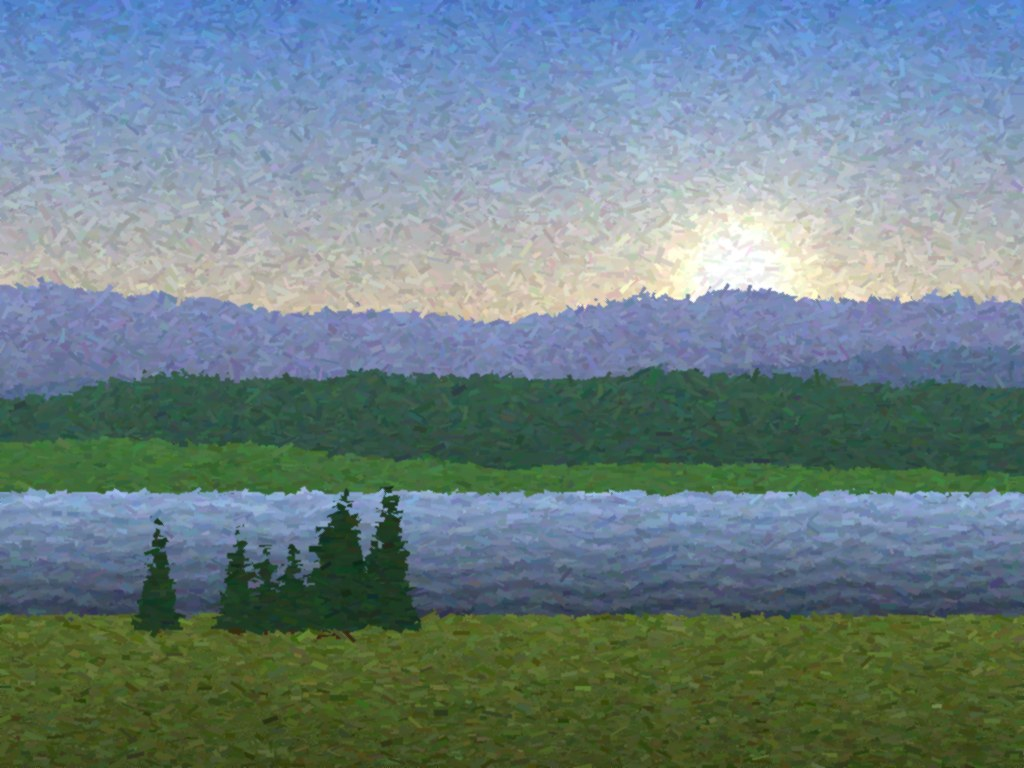
#> input picture examples/images/landscape.jpg, 1024 x 768 px; its folder holds only this picture in this run
$ python -i asset_gates.py   (imports and definitions only)
#> lines starting #> are read from the running program, lines starting #| are printed output that depends on the picture
### src/hifipushie/moved.py
"""Where a name went when its module was split (C427).

Scripts outside the repo (every round's working scripts, the export scripts) call the package by module name:
hair.export_hair, blockin.step, likeness.render. A split moves functions and classes to the family's other modules
(constants stay where they were: C422), and such a script then failed with a bare AttributeError. So:

  refuse(base, modules)    the module-level __getattr__ a split module installs: the AttributeError for a name that
                           moved names the module that holds it now, and the fix
  repoint(path, write)     a script's `module.NAME` uses and `from hifipushie.module import NAME` pointed at the
                           modules that hold the names now: bin/repoint <script.py> ... [--write]

A family is a module that installs the refusal (tests/test_moved.py: every module with a MODULES tuple does).
Standard library only, and nothing of the package: every split module imports this one."""
from __future__ import annotations

import ast
import sys
from pathlib import Path

SRC = Path(__file__).parent
PKG = "hifipushie"
_TOP: dict = {}


# [26 lines left out: functions _names, where, not called in this run]


def refuse(base: str, modules):
    """The __getattr__ of a split module: `__getattr__ = moved.refuse(__name__, MODULES)`."""
    short = base.rsplit(".", 1)[-1]
    mods = tuple(modules)

    # [7 lines left out: function __getattr__, not called in this run]
    return __getattr__


# [152 lines left out: functions families, files, _bound_otherwise, repoint, main, not called in this run]


# [2 lines that do not run on import are left out]

### src/hifipushie/validated.py
"""Known-answer self-tests for the measures that drive gates (docs/notes/gates.md "MEASURE FIRST, AND VALIDATE THE
MEASURE", 2026-10-19): before a measure drives a change it must reproduce a known-good case (the reference against
itself) and find a planted fault. Wasted rounds came from unvalidated measures: uvs read upside down, AgX vs PBR
Neutral compared, a half-sided preview, a photo mask dropping highlights.

A measure carries its self-test with the decorator:

    def _selftest_foo():            # raises AssertionError when the measure is wrong
        assert foo(same, same) == 0 and foo(ref, planted_fault) > 0.4

    @validated.known_answer(_selftest_foo)
    def foo(a, b): ...

GATE_MEASURES lists every measure a gate (an export WARNING / refusal, a checklist row) reads; tests/test_codified.py
fails when one of them has no self-test or its self-test fails. A new gate measure goes on the list WITH its test.
"""
from __future__ import annotations

import importlib
from typing import Callable

SELFTESTS: dict[str, Callable[[], None]] = {}

# module.function of every measure a gate reads (see the module docstring)
GATE_MEASURES = (
    "hifipushie.hair_checks.compare",          # hair.check_tiers: missing / value / sat / stamps / straight WARNINGs
    "hifipushie.hair_checks.colour",
    "hifipushie.hair_checks.stamps",
    "hifipushie.hair_checks.straight_share",
    "hifipushie.asset_budget.hair_budget",     # the export's hair-card budget refusal
    "hifipushie.asset_budget.budget_check",    # the export's per-part budget lines
    "hifipushie.asset_gates.face_light_check",  # the export's shipped-vs-approved lid / forehead WARNINGs
    "hifipushie.cloth_check.seams",            # the pattern checklist's seam ease / notch rows
    "hifipushie.pattern_form.placement_error",  # the dress form's neck point on the body's HPS (pattern stage)
    "hifipushie.cloth_check.neckline_standoff_mm",  # the pattern gate's neckline row (cloth_check.pattern_gate)
    "hifipushie.garment_game.pierce_faces",    # game garment: under-layer faces crossing the cover, per LOD + pose
    "hifipushie.pattern_form.gorge_lie",       # the form gate's gorge_lie row (collar end on the lapel, fit round 17)
)


def known_answer(test: Callable[[], None]):
    """Attach a known-answer self-test to a measure (registered as module.qualname)."""
    def deco(fn):
        SELFTESTS[f"{fn.__module__}.{fn.__qualname__}"] = test
        fn.selftest = test
        return fn
    return deco


def _resolve(name: str):
    mod, _, attr = name.rpartition(".")
    return getattr(importlib.import_module(mod), attr)


# [24 lines left out: functions missing, run, not called in this run]

### src/hifipushie/asset_gates.py
"""Gates at the export: cloth decimation, the approved head, the face's light, fold form, the default hair tier. Part of the game-ready export (asset.py has the overview)."""
from __future__ import annotations

import json
from pathlib import Path

import numpy as np
from PIL import Image

from . import asset
from . import validated

# [55 lines left out: functions decimate_cloth, approved_head, not called in this run]


def _lstar(a: np.ndarray) -> np.ndarray:
    c = np.asarray(a, float)[..., :3] / 255.0
    c = np.where(c > 0.04045, ((c + 0.055) / 1.055) ** 2.4, c / 12.92)
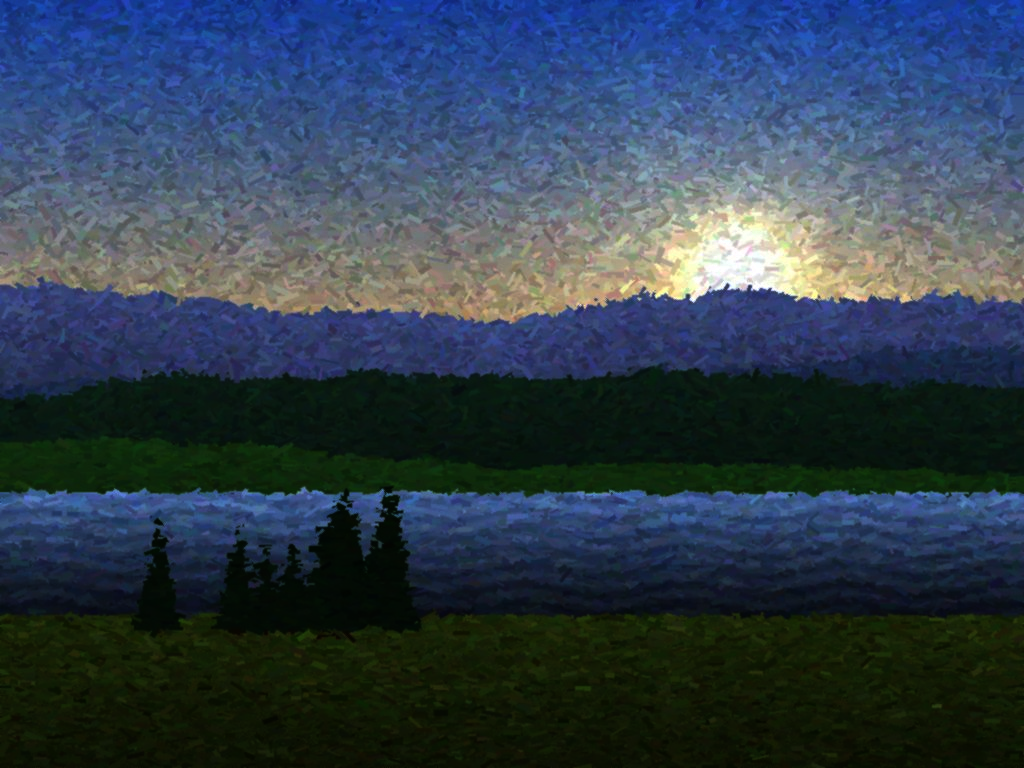
#> c: shape (768, 1024, 3) float64; mean R, G, B 0.191, 0.248, 0.308
    Y = c @ np.array([0.2126, 0.7152, 0.0722])
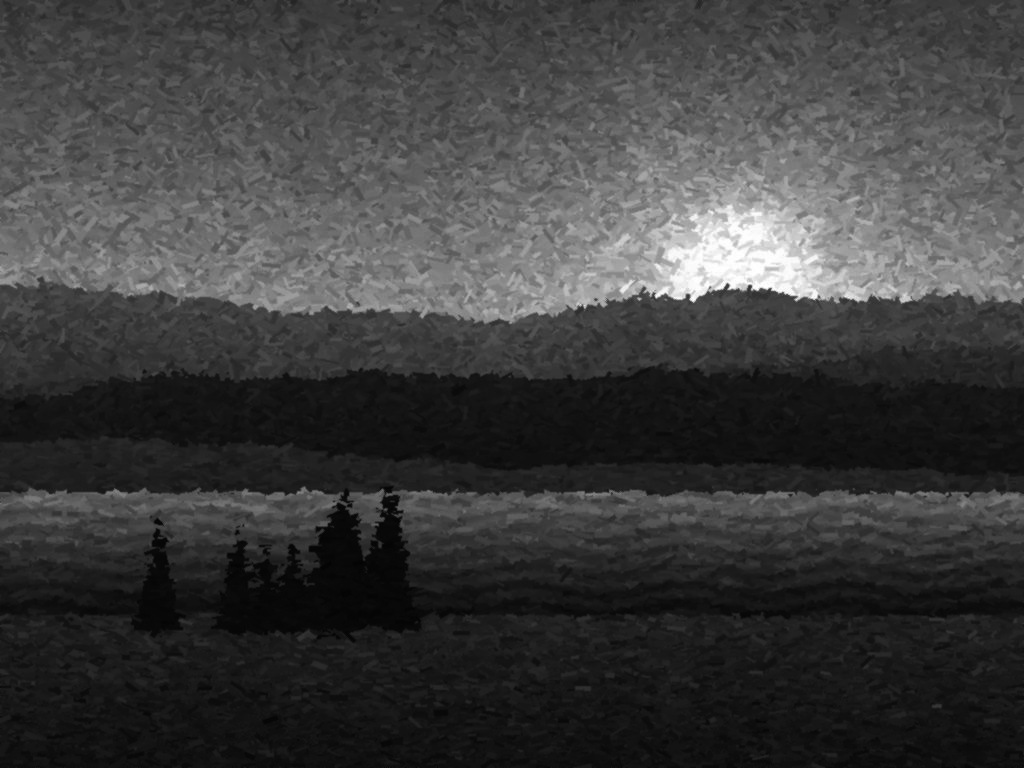
#> Y: shape (768, 1024) float64; min 0.0147, max 1, mean 0.24
    return np.where(Y > 0.008856, 116 * np.cbrt(Y) - 16, 903.3 * Y)


def face_light(img, eyes=None) -> dict:
    """(Garrett s10, coordinator) lightness of a FRONT eyes render (the eyes in the middle band, brows and cheeks in
    frame): the upper-lid band and the under-eye band against the cheek (L* differences, both eyes averaged) and the
    forehead's fine texture (std of L* minus its blur at 1/25 of the eye distance: grooves / wrinkles). Eyes are the
    darkest blurred point in each half between 40 and 75% of the height (the pupils), or given (px). Regions are boxes
    in eye-distance units d: lid -0.15..-0.07 d above the pupil, under +0.08..+0.2 d, cheek +0.3..+0.42 d (each
    +-0.15 d wide), forehead -0.85..-0.6 d, +-0.4 d about the midpoint."""
    from scipy import ndimage as nd
    L = _lstar(np.asarray(Image.open(img).convert("RGB")) if isinstance(img, (str, Path)) else np.asarray(img))
    h, w = L.shape
#> h = 768; w = 1024
    if eyes is None:
        b = nd.gaussian_filter(L, w / 150)
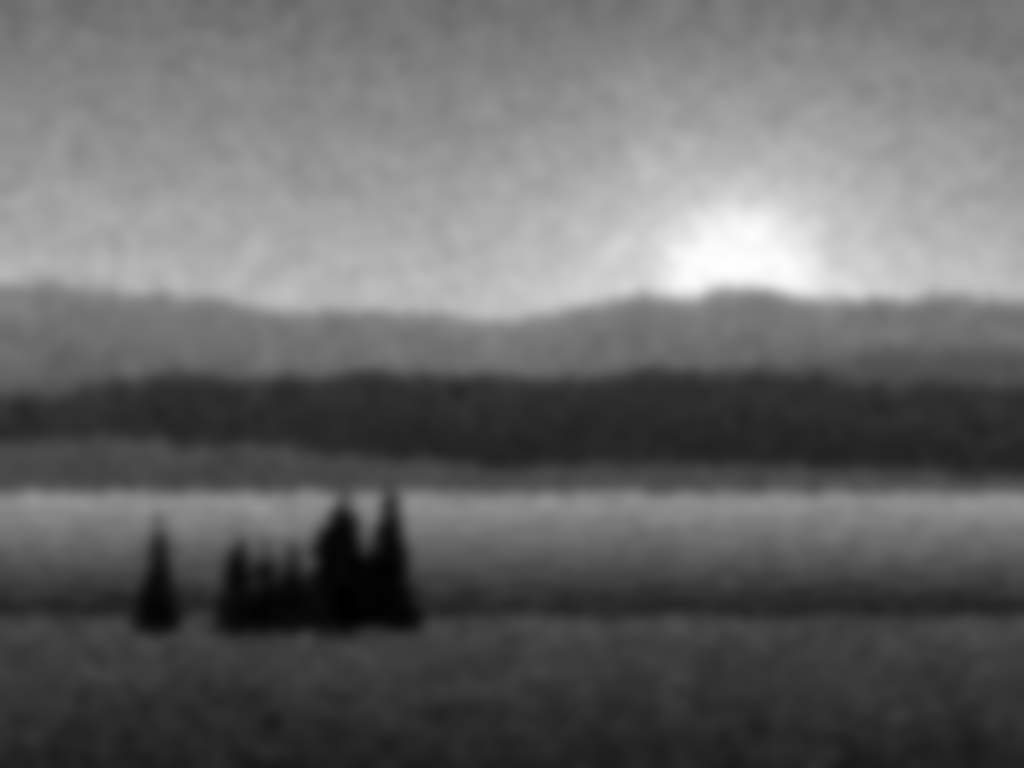
#> b: shape (768, 1024) float64; min 19.79, max 98.6, mean 52; drawn with min black and max white
        eyes = []
        for x0, x1 in ((0, w // 2), (w // 2, w)):
            s_ = b[int(.4 * h):int(.75 * h), x0:x1]
            y, x = np.unravel_index(np.argmin(s_), s_.shape)
            eyes.append((x + x0, y + int(.4 * h)))
#> this loop made 2 passes
#> (y, x) on passes 1 to 2: (264, 382), (141, 14)
#> pass 1, in face_light, `s_ = b[int(.4 * h):int(.75 * h), x0:x1]`:
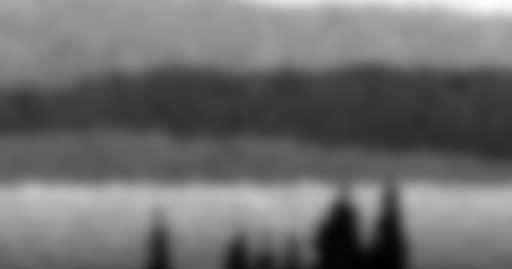
#> s_: shape (269, 512) float64; min 20.42, max 79.42, mean 46; drawn with min black and max white
#> pass 2, in face_light, `s_ = b[int(.4 * h):int(.75 * h), x0:x1]`:
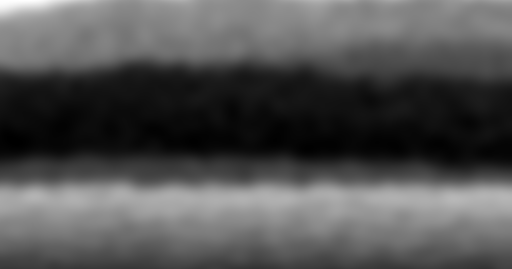
#> s_: shape (269, 512) float64; min 30.37, max 78.74, mean 46.1; drawn with min black and max white
#> after the loop, eyes = [(382, 571), (526, 448)]
    (x1, y1), (x2, y2) = eyes
#> x1 = 382; y1 = 571; x2 = 526; y2 = 448
    d = float(np.hypot(x2 - x1, y2 - y1))
#> d = 189.4

    def box(A, cx, cy, a, b, c, e):
        return A[max(0, int(cy + c * d)):int(cy + e * d), max(0, int(cx + a * d)):int(cx + b * d)]
    m = {k: float(np.mean([box(L, x, y, a, b, c, e).mean() for x, y in eyes]))
         for k, (a, b, c, e) in {"lid": (-.15, .15, -.15, -.07), "under": (-.15, .15, .08, .2),
                                 "cheek": (-.15, .15, .3, .42)}.items()}
#> m = {'lid': 30.81, 'under': 30.67, 'cheek': 49.06}
    hp = L - nd.gaussian_filter(L, d / 25)
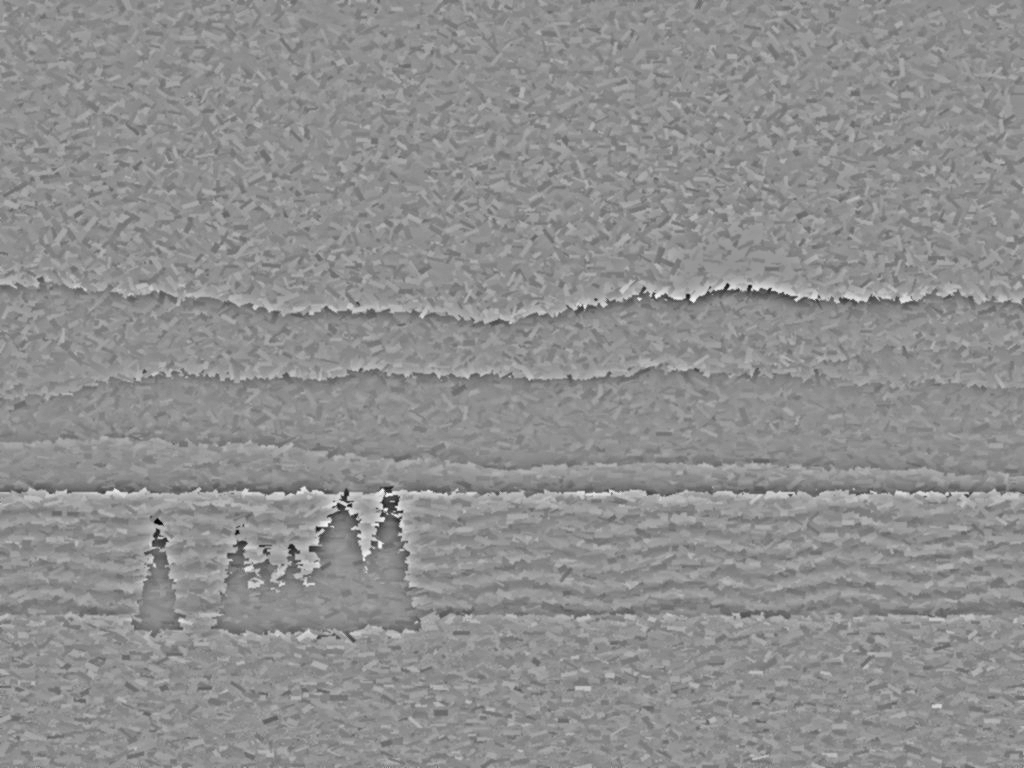
#> hp: shape (768, 1024) float64; min -35.05, max 27.39, mean 0; drawn with min black and max white
    tex = float(box(hp, (x1 + x2) / 2, (y1 + y2) / 2, -.4, .4, -.85, -.6).std())
#> in box (call 7), `return A[max(0, int(cy + c * d)):int(cy + e * d), max(0, int(cx + a * ..`:
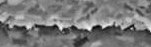
#> returned value: shape (47, 151) float64; min -13.06, max 14.48, mean -0.0338; drawn with min black and max white
#> tex = 3.91
    return {"lid-cheek": m["lid"] - m["cheek"], "under-cheek": m["under"] - m["cheek"], "forehead_tex": tex,
            "eyes": [list(map(int, e)) for e in eyes]}


class MixedViewTransform(ValueError):
    """Two renders compared for colour / lightness were made under different view transforms (rule 5)."""


# [136 lines left out: functions view_of, same_view, game_light_view, _selftest_face_light_check, face_light_check, fold_form and 2 more, not called in this run]

>>> result = face_light('../../examples/images/landscape.jpg')
#> result = {'lid-cheek': -18.26, 'under-cheek': -18.39, 'forehead_tex': 3.91, 'eyes': [[382, 571], [526, 448]]}
